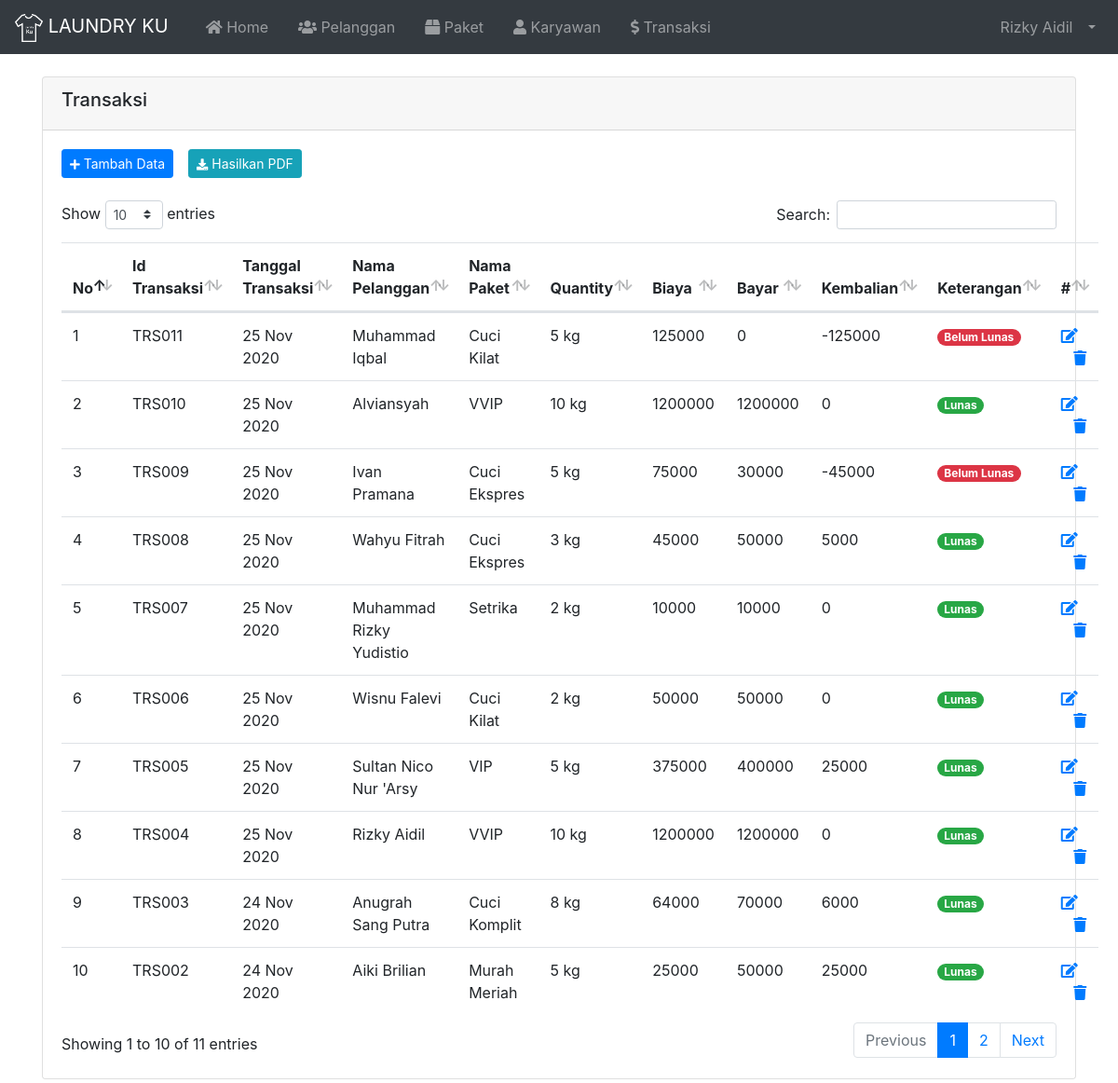
/index.php?page=Transaksi (signed in), run on the app's committed database.
### tables this page shows
CREATE TABLE `tbl_karyawan` (
  `id` int(11) NOT NULL,
  `nama` varchar(100) NOT NULL,
  `username` varchar(30) NOT NULL,
  `password` varchar(255) NOT NULL,
  `email` varchar(255) NOT NULL,
  `no_hp` varchar(20) NOT NULL,
  `alamat` varchar(100) NOT NULL,
  `catatan` varchar(255) NOT NULL,
  `image` varchar(255) NOT NULL,
  `role` varchar(20) NOT NULL
);

CREATE TABLE `tbl_transaksi` (
  `id` varchar(10) NOT NULL,
  `tanggal` varchar(20) NOT NULL,
  `id_pelanggan` varchar(10) NOT NULL,
  `kd_paket` varchar(10) NOT NULL,
  `qty` int(11) NOT NULL,
  `biaya` int(11) NOT NULL,
  `bayar` int(11) NOT NULL,
  `kembalian` int(11) NOT NULL
);

CREATE TABLE `tbl_pelanggan` (
  `id` varchar(10) NOT NULL,
  `nama` varchar(100) NOT NULL,
  `alamat` varchar(255) NOT NULL,
  `no_hp` varchar(20) NOT NULL
);

CREATE TABLE `tbl_paket` (
  `id` varchar(10) NOT NULL,
  `paket` varchar(100) NOT NULL,
  `harga_kilo` int(11) NOT NULL,
  `deskripsi` varchar(255) NOT NULL
);

### index.php (called while the page is built, shortened)
<?php
  require 'load/config.php';
  require 'load/function.php';
?>
<?php require_once 'header.php'; ?>
<?php require 'content.php'; ?>
<?php require_once 'footer.php'; ?>

### load/function.php (called while the page is built, shortened)
<?php
  require 'config.php';
  function viewDatas( $query ) {
    global $koneksi;
    $result = mysqli_query($koneksi, $query);
    $rows = [];
      while ($row = mysqli_fetch_assoc($result)) {
        $rows[] = $row;
      }
    return $rows;
  }
?>

### page/transaksi/transaksi.php (the view, shortened to what this page needs)
<?php
  $query = "SELECT tbl_transaksi.id, tbl_transaksi.tanggal ,tbl_pelanggan.nama, tbl_paket.paket, tbl_transaksi.qty, tbl_transaksi.biaya, tbl_transaksi.bayar, tbl_transaksi.kembalian
            FROM tbl_transaksi
            INNER JOIN tbl_pelanggan
            ON tbl_transaksi.id_pelanggan = tbl_pelanggan.id
            INNER JOIN tbl_paket
            ON tbl_transaksi.kd_paket = tbl_paket.id
            ORDER BY tbl_transaksi.id DESC"
?>
<div class="container">
  <div class="card mt-4 mb-4">
    <div class="card-header">
      <h5>Transaksi</h5>
    </div>
    <div class="card-body">
      <div class="d-flex justify-content-start mb-4">
        <a href="?page=TambahTransaksi" type="button" class="btn btn-sm btn-primary mr-3"><i class="fas fa-plus fa-sm text-white"></i> Tambah Data</a>
        <a href="page/transaksi/laporantransaksi.php" target="_blank" type="button" class="btn btn-sm btn-info mr-3"><i class="fas fa-download fa-sm text-white"></i> Hasilkan PDF</a>
      </div>
      <table id="dataTables" class="table table-hover">
        <thead>
          <tr>
            <th>No</th>
            <th>Id Transaksi</th>
            <th>Tanggal Transaksi</th>
            <th>Nama Pelanggan</th>
            <th>Nama Paket</th>
            <th>Quantity</th>
            <th>Biaya</th>
            <th>Bayar</th>
            <th>Kembalian</th>
            <th>Keterangan</th>
            <th>#</th>
          </tr>
        </thead>
        <tbody>
          <?php $no = 1; ?>
          <?php $transaksi = viewDatas($query); ?>
          <?php foreach($transaksi as $data) : ?>
          <tr>
            <td><?= $no++;?></td>
            <td><?= $data['id']; ?></td>
            <td><?= $data['tanggal']; ?></td>
            <td><?= $data['nama']; ?></td>
            <td><?= $data['paket']; ?></td>
            <td><?= $data['qty']; ?> kg</td>
            <td><?= $data['biaya']; ?></td>
            <td><?= $data['bayar']; ?></td>
            <td><?= $data['kembalian']; ?></td>
            <td>
						<?php
							if ( $data['kembalian'] < 0 ) {
								echo "<span class='badge badge-pill badge-danger'>Belum Lunas</span>";
							} else {
								echo "<span class='badge badge-pill badge-success'>Lunas</span>";
							}
						?>
						</td>
            <td>
              <a href="?page=EditTransaksi&id=<?php echo $data['id']; ?>">
                <span class="fas fa-edit"></span>
              </a>
              <a href="?page=HapusTransaksi&id=<?php echo $data['id']; ?>"
                onclick="return confirm('Yakin ingin hapus <?= $data['id']; ?>');">
                <span class="fas fa-trash"></span>
            </td>
          </tr>
          <?php endforeach; ?>
        </tbody>
      </table>
    </div>
  </div>
</div>

### header.php (shortened to what this page needs)
<?php
  $id = $_SESSION['id'];
  $result = mysqli_query($koneksi, "SELECT * FROM tbl_karyawan WHERE id = '$id'");
  $user = mysqli_fetch_assoc($result);
?>
<!DOCTYPE html>
<html lang="en">
<head>
	<link rel="stylesheet" href="asset/vendor/bootstrap-4.5.3/css/bootstrap.min.css">
	<link rel="stylesheet" href="asset/vendor/fontawesome/css/all.min.css">
	<link rel="stylesheet" href="asset/vendor/datatables-b4/datatables.min.css">
</head>
<body>
	<nav class="navbar navbar-expand-lg navbar-dark bg-dark">
		<a class="navbar-brand" href="index.php">
			<img src="asset/img/logo.png" width="30" height="30" alt="">
			LAUNDRY KU
		</a>
		<div class="collapse navbar-collapse" id="navbarSupportedContent">
			<ul class="navbar-nav mr-auto">
				<li class="nav-item ml-3">
					<a class="nav-link" href="index.php"><i class="fas fa-home"></i> Home<span class="sr-only">(current)</span></a>
				</li>
				<li class="nav-item ml-3">
					<a class="nav-link" href="?page=Pelanggan"><i class="fas fa-users"></i> Pelanggan</a>
				</li>
				<li class="nav-item ml-3">
					<a class="nav-link" href="?page=Paket"><i class="fas fa-box"></i> Paket</a>
				</li>
				<?php if ($user['role'] == 'Admin') : ?>
				<li class="nav-item ml-3">
					<a class="nav-link" href="?page=Karyawan"><i class="fas fa-user"></i> Karyawan</a>
				</li>
				<?php endif; ?>
				<li class="nav-item ml-3">
					<a class="nav-link " href="?page=Transaksi"><i class="fas fa-dollar-sign"></i> Transaksi</a>
				</li>
			</ul>
			<ul class="navbar-nav ml-auto">
				<li class="nav-item dropdown">
					<a class="nav-link dropdown-toggle" href="#" id="userDropdown" role="button" data-toggle="dropdown"
						aria-haspopup="true" aria-expanded="false">
						<span class="mr-2 d-none d-lg-inline"><?= $user['nama']; ?></span>
					</a>
				</li>
			</ul>
		</div>
	</nav>

### data on the page
tbl_karyawan: nama "Rizky Aidil"
tbl_transaksi: id "TRS011", tanggal "25 Nov 2020", id_pelanggan.nama "Muhammad Iqbal", kd_paket.paket "Cuci Kilat", qty "5", biaya "125000", bayar "0", kembalian "-125000", shows "Belum Lunas"
tbl_transaksi: id "TRS010", tanggal "25 Nov 2020", id_pelanggan.nama "Alviansyah", kd_paket.paket "VVIP", qty "10", biaya "1200000", bayar "1200000", kembalian "0", shows "Lunas"
tbl_transaksi: id "TRS009", tanggal "25 Nov 2020", id_pelanggan.nama "Ivan Pramana", kd_paket.paket "Cuci Ekspres", qty "5", biaya "75000", bayar "30000", kembalian "-45000", shows "Belum Lunas"
tbl_transaksi: id "TRS008", tanggal "25 Nov 2020", id_pelanggan.nama "Wahyu Fitrah", kd_paket.paket "Cuci Ekspres", qty "3", biaya "45000", bayar "50000", kembalian "5000", shows "Lunas"
tbl_transaksi: id "TRS007", tanggal "25 Nov 2020", id_pelanggan.nama "Muhammad Rizky Yudistio", kd_paket.paket "Setrika", qty "2", biaya "10000", bayar "10000", kembalian "0", shows "Lunas"
tbl_transaksi: id "TRS006", tanggal "25 Nov 2020", id_pelanggan.nama "Wisnu Falevi", kd_paket.paket "Cuci Kilat", qty "2", biaya "50000", bayar "50000", kembalian "0", shows "Lunas"
tbl_transaksi: id "TRS005", tanggal "25 Nov 2020", id_pelanggan.nama "Sultan Nico Nur 'Arsy", kd_paket.paket "VIP", qty "5", biaya "375000", bayar "400000", kembalian "25000", shows "Lunas"
tbl_transaksi: id "TRS004", tanggal "25 Nov 2020", id_pelanggan.nama "Rizky Aidil", kd_paket.paket "VVIP", qty "10", biaya "1200000", bayar "1200000", kembalian "0", shows "Lunas"
tbl_transaksi: id "TRS003", tanggal "24 Nov 2020", id_pelanggan.nama "Anugrah Sang Putra", kd_paket.paket "Cuci Komplit", qty "8", biaya "64000", bayar "70000", kembalian "6000", shows "Lunas"
tbl_transaksi: id "TRS002", tanggal "24 Nov 2020", id_pelanggan.nama "Aiki Brilian", kd_paket.paket "Murah Meriah", qty "5", biaya "25000", bayar "50000", kembalian "25000", shows "Lunas"
